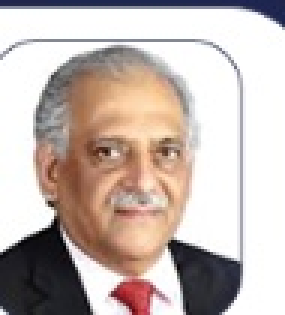
#> input picture assets/speaker-ashutosh.jpg, 95 x 105 px, given in place of media__1777915736066.png, which was not available (shown 3 times larger)
$ python crop_faces.py
#> lines starting #> are read from the running program, lines starting #| are printed output that depends on the picture
import cv2
import numpy as np
from PIL import Image

img_path = '/Users/brainvare/.gemini/antigravity/brain/36ecdd55-9928-42b4-8bfc-70bd9caa0e8b/media__1777915736066.png'
img = cv2.imread(img_path)
#> img is the input picture: shape (105, 95, 3); mean B, G, R 178.1, 183.6, 196.8

# Convert to grayscale
gray = cv2.cvtColor(img, cv2.COLOR_BGR2GRAY)
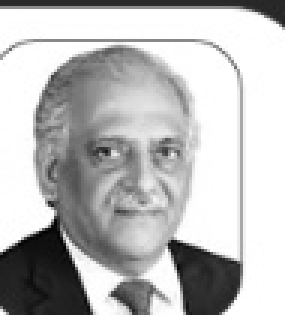
#> gray: shape (105, 95) (shown 3 times larger); min 0, max 255, mean 187

# Find dark borders or use face cascade
face_cascade = cv2.CascadeClassifier(cv2.data.haarcascades + 'haarcascade_frontalface_default.xml')
faces = face_cascade.detectMultiScale(gray, 1.1, 4)
#> faces = [[21, 31, 52, 52]]

print(f"Found {len(faces)} faces: {faces}")
#| Found 1 faces: [[21 31 52 52]]

names = ['ganesh', 'nagesh', 'ashutosh', 'ravindra'] # Just placeholders, we will sort and figure out
# Actually, the brochure has:
# 1. Ganesh Kumar
# 2. Ashutosh Khajuria
# 3. Nagesh Pinge
# 4. Ravindra Pandey

# Let's sort faces by Y coordinate
faces = sorted(faces, key=lambda x: x[1])

if len(faces) >= 4:
    for i in range(4):
        x, y, w, h = faces[i]

        # Add margin around face
        margin = int(w * 0.4)
        top_margin = int(h * 0.6)

        y1 = max(0, y - top_margin)
        y2 = min(img.shape[0], y + h + margin)
        x1 = max(0, x - margin)
        x2 = min(img.shape[1], x + w + margin)

        # Crop
        crop = img[y1:y2, x1:x2]

        # Save
        cv2.imwrite(f"assets/speaker-{i}.jpg", crop)
        print(f"Saved speaker-{i}.jpg, at y={y}, x={x}")
else:
    print("Could not find 4 faces")

$ run again, on assets/founder-photo.png
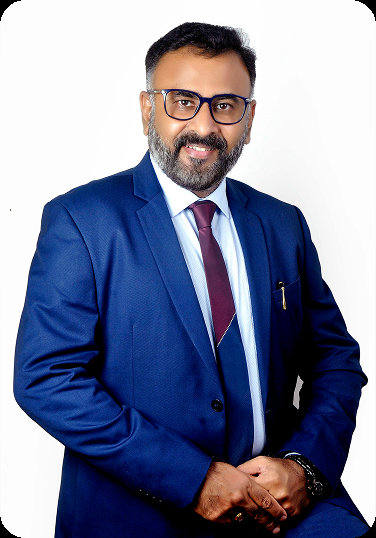
#> input picture assets/founder-photo.png, 376 x 538 px, given in place of media__1777915736066.png, which was not available
#> img is the input picture: shape (538, 376, 3); mean B, G, R 156.8, 131.5, 125.6
#> `gray = cv2.cvtColor(img, cv2.COLOR_BGR2GRAY)`:
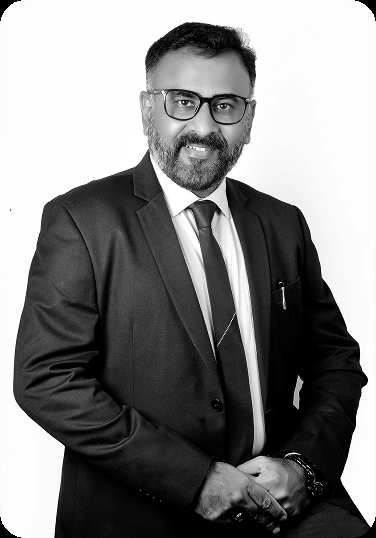
#> gray: shape (538, 376); min 0, max 255, mean 132.6
#> `faces = face_cascade.detectMultiScale(gray, 1.1, 4)`: faces = [[163, 182, 74, 74], [136, 53, 132, 132]]
#| Found 2 faces: [[163 182  74  74]
#|  [136  53 132 132]]
#> `faces = sorted(faces, key=lambda x: x[1])`: faces = [[136, 53, 132, 132], [163, 182, 74, 74]]

$ run again, on assets/gallery-corporate-1.jpg
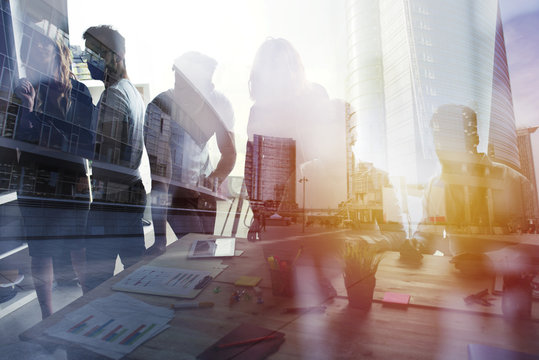
#> input picture assets/gallery-corporate-1.jpg, 539 x 360 px, given in place of media__1777915736066.png, which was not available
#> img is the input picture: shape (360, 539, 3); mean B, G, R 142.7, 143.1, 155.1
#> `gray = cv2.cvtColor(img, cv2.COLOR_BGR2GRAY)`:
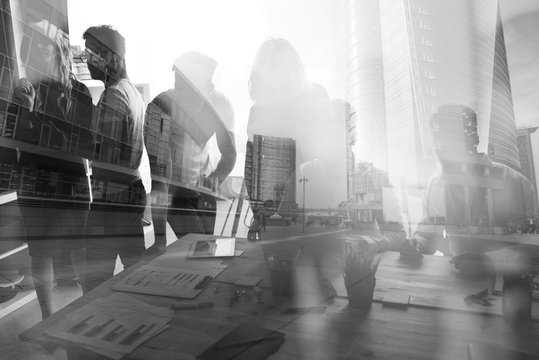
#> gray: shape (360, 539); min 6, max 255, mean 146.6
#> `faces = face_cascade.detectMultiScale(gray, 1.1, 4)`: faces = ()
#| Found 0 faces: ()
#> `faces = sorted(faces, key=lambda x: x[1])`: faces = []
